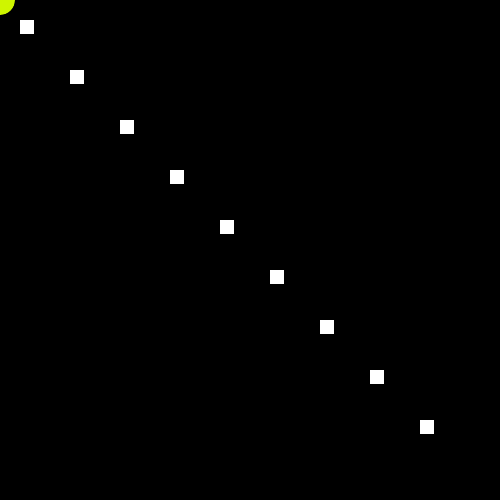
Frame 1 (no input)
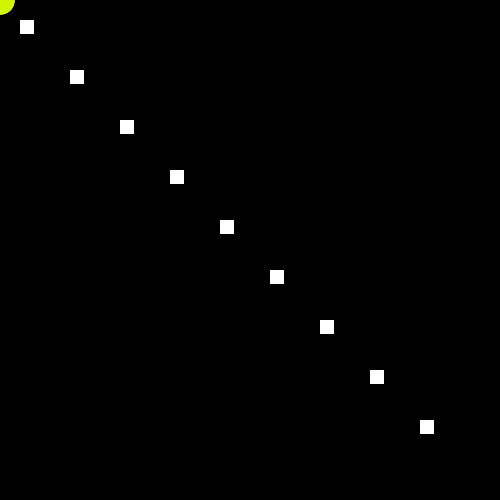
Frame 60 (the mouse pressed at the canvas centre just before this capture)
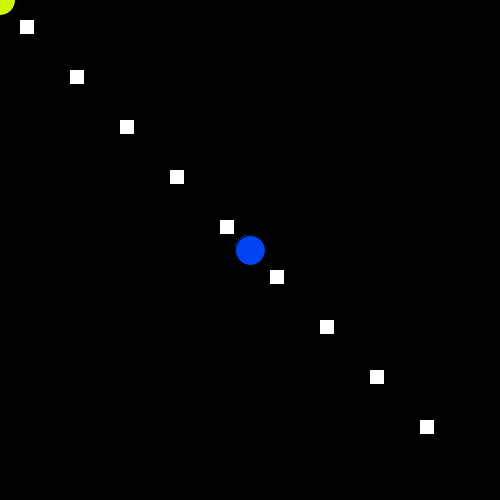
Frame 120 (the mouse held since frame 60 and released just before this capture)

The Processing sketch that drew these frames (run headless with seeded random() and noise(); from frame 60 on, the mouse is pressed at the canvas centre):

// Processing sketch: processing_172587
// ── processing_172587.pde

int x = 10;
int y = 10;
void setup()
{
  size(500, 500);
  background(0);
  while (x <= 450)
  {
    fill(255);
    rect(x+9, y+9, 15, 15);
    x=x+50;
    y=y+50;
  }
}

void draw()
{ 
  if (mousePressed) 
  {
    fill(0, 67, 245);
  } else 
  {
    fill(207, 245, 0);
  }
  ellipse(mouseX, mouseY, 30, 30);
}
